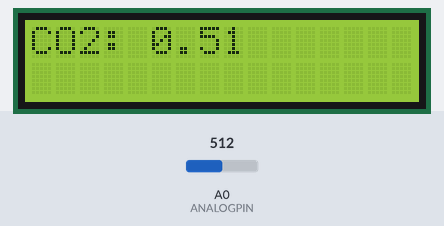
Recording of a sketch running on a simulated Arduino Uno, built with avr-gcc and run on an emulated ATmega328P. On the bench: 16×2 character LCD. Inputs (shaded band) come from the test bench; at power-on: A0 (ANALOGPIN) = 512. What the sketch prints to the serial monitor is not drawn.

Above: at 6.6 s.
6.7 s: A0 (ANALOGPIN) set to 716
At 12.6 s:
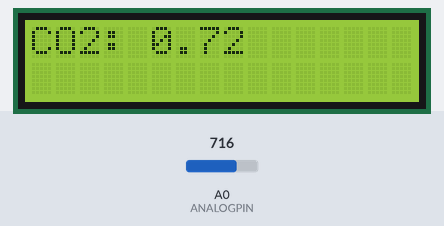
13.5 s: A0 (ANALOGPIN) set to 900
At 19.1 s:
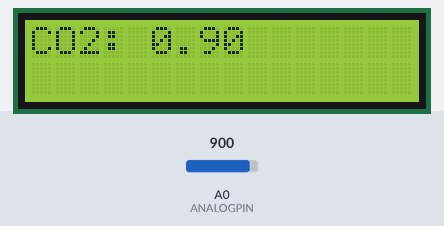
19.6 s: A0 (ANALOGPIN) set to 1023
At 24.4 s:
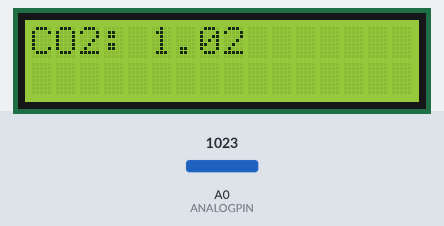
Timing chart, 0 to 25.9 s (numbered marks = the images above; inputs shaded):
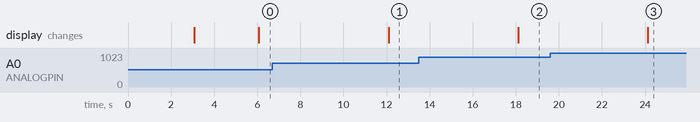

Measured:
- after the input at 6.7 s, the display: changes after 5.4 s (image 1)
- after the input at 13.5 s, the display: changes after 4.6 s (image 2)
- after the input at 19.6 s, the display: changes after 4.5 s (image 3)

The sketch:

smokesensor-2.ino
```cpp
#include<LiquidCrystal_I2C.h>
#define ANALOGPIN A0


LiquidCrystal_I2C lcd(0x27, 16, 2);

float co2(float a) {
  return a/1000;
}


void setup() {
  Serial.begin(9600);
  delay(3000);
  lcd.begin();

}

void loop() {
  float vOut = analogRead(ANALOGPIN);

  Serial.println(vOut);
  delay(3000);
  lcd.setCursor(0, 0);
  lcd.print("CO2: ");
  lcd.print(co2(vOut));

}
```
